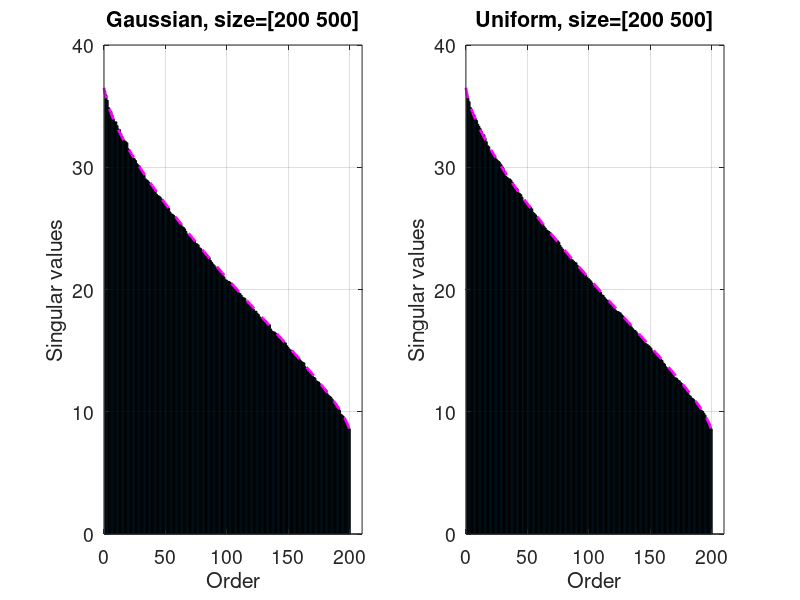

This figure's MATLAB source:
m=200;
n=500;

L1=(sqrt(m)+sqrt(n))^2;
L2=(-sqrt(m)+sqrt(n))^2;

ensembles = { @(m,n)randn(m,n), @(m,n)(2*rand(m,n)-1)*sqrt(3) };
titles = { 'Gaussian', 'Uniform' };
figure
for kk=1:length(ensembles)
  % Generate a random matrix
  A=ensembles{kk}(m,n);
  
  % Compute the singular values
  ss=svd(A);
  
  % Compute the Marchenko-Pastur probability density function
  tt=linspace(sqrt(L1),sqrt(L2),100);
  hn=sqrt((L1-tt.^2).*(tt.^2-L2))./(pi*m*tt)*m*min(abs(diff(tt)));

  
  subplot(1,length(ensembles),kk);
  
  % Plot the empirical singular values in the descending order
  bar(ss)
  
  % Plot the Marchenko-Pastur cumulative distribution function
  hold on; plot(cumsum(hn), tt, 'm--', 'linewidth',2)

  grid on;
  set(gca,'fontsize',14)
  xlabel('Order')
  ylabel('Singular values')
  title(sprintf('%s, size=[%d %d]',titles{kk},m,n))
  xlim([0 min(m,n)+10])
end
